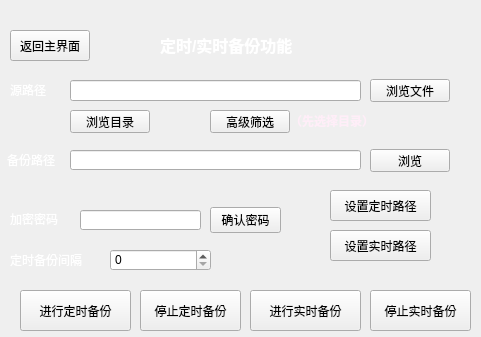
<?xml version="1.0" encoding="UTF-8"?>
<ui version="4.0">
 <class>extra</class>
 <widget class="QWidget" name="extra">
  <property name="geometry">
   <rect>
    <x>0</x>
    <y>0</y>
    <width>481</width>
    <height>337</height>
   </rect>
  </property>
  <property name="windowTitle">
   <string>定时/实时备份</string>
  </property>
  <widget class="QLabel" name="res_label">
   <property name="geometry">
    <rect>
     <x>10</x>
     <y>80</y>
     <width>81</width>
     <height>21</height>
    </rect>
   </property>
   <property name="text">
    <string>&lt;html&gt;&lt;head/&gt;&lt;body&gt;&lt;p&gt;&lt;span style=&quot; color:#ffffff;&quot;&gt;源路径&lt;/span&gt;&lt;/p&gt;&lt;/body&gt;&lt;/html&gt;</string>
   </property>
  </widget>
  <widget class="QLabel" name="path_label">
   <property name="geometry">
    <rect>
     <x>7</x>
     <y>150</y>
     <width>61</width>
     <height>20</height>
    </rect>
   </property>
   <property name="text">
    <string>&lt;html&gt;&lt;head/&gt;&lt;body&gt;&lt;p&gt;&lt;span style=&quot; color:#ffffff;&quot;&gt;备份路径&lt;/span&gt;&lt;/p&gt;&lt;/body&gt;&lt;/html&gt;</string>
   </property>
  </widget>
  <widget class="QPushButton" name="browseBackupButton">
   <property name="geometry">
    <rect>
     <x>370</x>
     <y>149</y>
     <width>80</width>
     <height>23</height>
    </rect>
   </property>
   <property name="text">
    <string>浏览</string>
   </property>
  </widget>
  <widget class="QPushButton" name="return_main">
   <property name="geometry">
    <rect>
     <x>10</x>
     <y>30</y>
     <width>80</width>
     <height>31</height>
    </rect>
   </property>
   <property name="text">
    <string>返回主界面</string>
   </property>
  </widget>
  <widget class="QPushButton" name="confirmScheduledButton">
   <property name="geometry">
    <rect>
     <x>330</x>
     <y>190</y>
     <width>101</width>
     <height>31</height>
    </rect>
   </property>
   <property name="text">
    <string>设置定时路径</string>
   </property>
  </widget>
  <widget class="QPushButton" name="browseDirButton">
   <property name="geometry">
    <rect>
     <x>70</x>
     <y>110</y>
     <width>80</width>
     <height>23</height>
    </rect>
   </property>
   <property name="text">
    <string>浏览目录</string>
   </property>
  </widget>
  <widget class="QLabel" name="title">
   <property name="geometry">
    <rect>
     <x>160</x>
     <y>30</y>
     <width>191</width>
     <height>31</height>
    </rect>
   </property>
   <property name="styleSheet">
    <string notr="true"/>
   </property>
   <property name="text">
    <string>&lt;html&gt;&lt;head/&gt;&lt;body&gt;&lt;p&gt;&lt;span style=&quot; font-size:12pt; font-weight:700; color:#ffffff;&quot;&gt;定时/实时备份功能&lt;/span&gt;&lt;/p&gt;&lt;/body&gt;&lt;/html&gt;</string>
   </property>
  </widget>
  <widget class="QLabel" name="label">
   <property name="geometry">
    <rect>
     <x>0</x>
     <y>0</y>
     <width>481</width>
     <height>337</height>
    </rect>
   </property>
   <property name="styleSheet">
    <string notr="true">border-image: url(:/new/prefix1/1.png);</string>
   </property>
   <property name="text">
    <string/>
   </property>
  </widget>
  <widget class="QLineEdit" name="backupPath">
   <property name="geometry">
    <rect>
     <x>70</x>
     <y>150</y>
     <width>291</width>
     <height>20</height>
    </rect>
   </property>
  </widget>
  <widget class="QLabel" name="timer_label">
   <property name="geometry">
    <rect>
     <x>10</x>
     <y>250</y>
     <width>101</width>
     <height>20</height>
    </rect>
   </property>
   <property name="text">
    <string>&lt;html&gt;&lt;head/&gt;&lt;body&gt;&lt;p&gt;&lt;span style=&quot; color:#ffffff;&quot;&gt;定时备份间隔&lt;/span&gt;&lt;/p&gt;&lt;/body&gt;&lt;/html&gt;</string>
   </property>
  </widget>
  <widget class="QPushButton" name="browseButton">
   <property name="geometry">
    <rect>
     <x>370</x>
     <y>79</y>
     <width>80</width>
     <height>23</height>
    </rect>
   </property>
   <property name="text">
    <string>浏览文件</string>
   </property>
  </widget>
  <widget class="QPushButton" name="startScheduledButton">
   <property name="geometry">
    <rect>
     <x>20</x>
     <y>290</y>
     <width>111</width>
     <height>41</height>
    </rect>
   </property>
   <property name="text">
    <string>进行定时备份</string>
   </property>
  </widget>
  <widget class="QLineEdit" name="sourcePath">
   <property name="geometry">
    <rect>
     <x>70</x>
     <y>80</y>
     <width>291</width>
     <height>21</height>
    </rect>
   </property>
  </widget>
  <widget class="QPushButton" name="stopScheduledButton">
   <property name="geometry">
    <rect>
     <x>140</x>
     <y>290</y>
     <width>101</width>
     <height>41</height>
    </rect>
   </property>
   <property name="text">
    <string>停止定时备份</string>
   </property>
  </widget>
  <widget class="QSpinBox" name="intervalSpinBox">
   <property name="geometry">
    <rect>
     <x>110</x>
     <y>249</y>
     <width>101</width>
     <height>22</height>
    </rect>
   </property>
  </widget>
  <widget class="QLabel" name="pwd_label">
   <property name="geometry">
    <rect>
     <x>10</x>
     <y>209</y>
     <width>81</width>
     <height>21</height>
    </rect>
   </property>
   <property name="text">
    <string>&lt;html&gt;&lt;head/&gt;&lt;body&gt;&lt;p&gt;&lt;span style=&quot; color:#ffffff;&quot;&gt;加密密码&lt;/span&gt;&lt;/p&gt;&lt;/body&gt;&lt;/html&gt;</string>
   </property>
  </widget>
  <widget class="QLineEdit" name="password">
   <property name="geometry">
    <rect>
     <x>80</x>
     <y>210</y>
     <width>121</width>
     <height>20</height>
    </rect>
   </property>
  </widget>
  <widget class="QPushButton" name="pwd_confirm">
   <property name="geometry">
    <rect>
     <x>210</x>
     <y>207</y>
     <width>71</width>
     <height>26</height>
    </rect>
   </property>
   <property name="text">
    <string>确认密码</string>
   </property>
  </widget>
  <widget class="QPushButton" name="confirmRealTimeButton">
   <property name="geometry">
    <rect>
     <x>330</x>
     <y>230</y>
     <width>101</width>
     <height>31</height>
    </rect>
   </property>
   <property name="text">
    <string>设置实时路径</string>
   </property>
  </widget>
  <widget class="QPushButton" name="startRealTimeButton">
   <property name="geometry">
    <rect>
     <x>250</x>
     <y>290</y>
     <width>111</width>
     <height>41</height>
    </rect>
   </property>
   <property name="text">
    <string>进行实时备份</string>
   </property>
  </widget>
  <widget class="QPushButton" name="stopRealTimeButton">
   <property name="geometry">
    <rect>
     <x>370</x>
     <y>290</y>
     <width>101</width>
     <height>41</height>
    </rect>
   </property>
   <property name="text">
    <string>停止实时备份</string>
   </property>
  </widget>
  <widget class="QPushButton" name="fileFilter_button">
   <property name="geometry">
    <rect>
     <x>210</x>
     <y>110</y>
     <width>80</width>
     <height>23</height>
    </rect>
   </property>
   <property name="text">
    <string>高级筛选</string>
   </property>
  </widget>
  <widget class="QLabel" name="label_2">
   <property name="geometry">
    <rect>
     <x>290</x>
     <y>111</y>
     <width>121</width>
     <height>21</height>
    </rect>
   </property>
   <property name="text">
    <string>&lt;html&gt;&lt;head/&gt;&lt;body&gt;&lt;p&gt;&lt;span style=&quot; font-weight:700; color:#ffeef8;&quot;&gt;（先选择目录）&lt;/span&gt;&lt;/p&gt;&lt;/body&gt;&lt;/html&gt;</string>
   </property>
  </widget>
  <zorder>label</zorder>
  <zorder>res_label</zorder>
  <zorder>path_label</zorder>
  <zorder>browseBackupButton</zorder>
  <zorder>return_main</zorder>
  <zorder>confirmScheduledButton</zorder>
  <zorder>browseDirButton</zorder>
  <zorder>title</zorder>
  <zorder>backupPath</zorder>
  <zorder>timer_label</zorder>
  <zorder>browseButton</zorder>
  <zorder>startScheduledButton</zorder>
  <zorder>sourcePath</zorder>
  <zorder>stopScheduledButton</zorder>
  <zorder>intervalSpinBox</zorder>
  <zorder>pwd_label</zorder>
  <zorder>password</zorder>
  <zorder>pwd_confirm</zorder>
  <zorder>confirmRealTimeButton</zorder>
  <zorder>startRealTimeButton</zorder>
  <zorder>stopRealTimeButton</zorder>
  <zorder>fileFilter_button</zorder>
  <zorder>label_2</zorder>
 </widget>
 <resources/>
 <connections/>
</ui>
